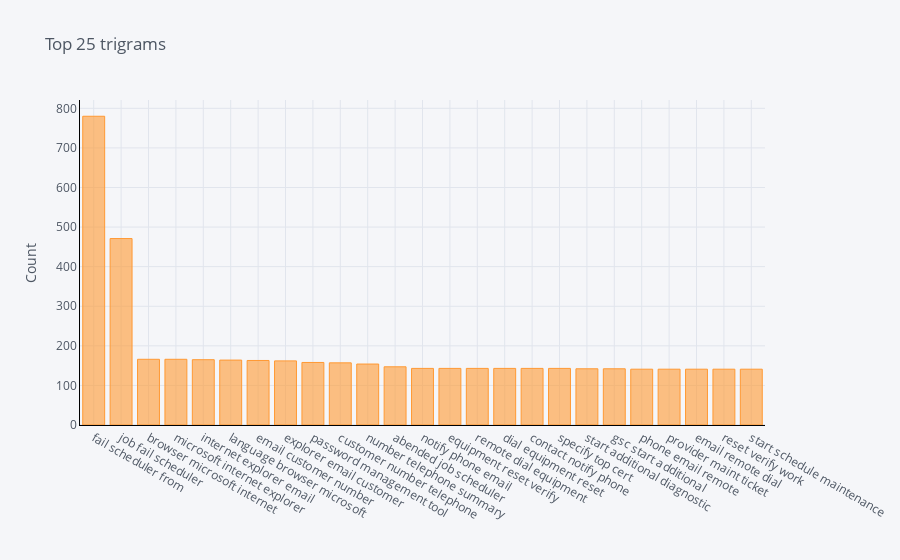

The cell this chart's notebook holds for it:
### Code cell
def get_top_n_trigram(corpus, n=None):
    vec = CountVectorizer(ngram_range=(3, 3)).fit(corpus)
    bag_of_words = vec.transform(corpus)
    sum_words = bag_of_words.sum(axis=0) 
    words_freq = [(word, sum_words[0, idx]) for word, idx in vec.vocabulary_.items()]
    words_freq =sorted(words_freq, key = lambda x: x[1], reverse=True)
    return words_freq[:n]
common_words = get_top_n_trigram(new_df['Clean Description'], 25)
for word, freq in common_words:
    print(word, freq)
df3 = pd.DataFrame(common_words, columns = ['Clean Description' , 'count'])
df3.groupby('Clean Description').sum()['count'].sort_values(ascending=False).iplot(
    kind='bar', yTitle='Count', linecolor='black', title='Top 25 trigrams')

### Figure 1 — Plotly figure (JSON) as saved in the notebook; plotly's stock layout.template omitted (floating-point values rounded to 4 significant figures)
{"data": [{"marker": {"color": "rgba(255, 153, 51, 0.6)", "line": {"color": "rgba(255, 153, 51, 1.0)", "width": 1}}, "name": "count", "orientation": "v", "text": "", "type": "bar", "x": ["fail scheduler from", "job fail scheduler", "browser microsoft internet", "microsoft internet explorer", "internet explorer email", "language browser microsoft", "email customer number", "explorer email customer", "password management tool", "customer number telephone", "number telephone summary", "abended job scheduler", "notify phone email", "equipment reset verify", "remote dial equipment", "dial equipment reset", "contact notify phone", "specify top cert", "start additional diagnostic", "gsc start additional", "phone email remote", "provider maint ticket", "email remote dial", "reset verify work", "start schedule maintenance"], "y": [780, 471, 166, 166, 165, 164, 163, 162, 158, 157, 154, 147, 143, 143, 143, 143, 143, 143, 142, 142, 141, 141, 141, 141, 141]}], "layout": {"legend": {"bgcolor": "#F5F6F9", "font": {"color": "#4D5663"}}, "paper_bgcolor": "#F5F6F9", "plot_bgcolor": "#F5F6F9", "title": {"font": {"color": "#4D5663"}, "text": "Top 25 trigrams"}, "xaxis": {"gridcolor": "#E1E5ED", "linecolor": "black", "showgrid": true, "tickfont": {"color": "#4D5663"}, "title": {"font": {"color": "#4D5663"}, "text": ""}, "zerolinecolor": "#E1E5ED"}, "yaxis": {"gridcolor": "#E1E5ED", "linecolor": "black", "showgrid": true, "tickfont": {"color": "#4D5663"}, "title": {"font": {"color": "#4D5663"}, "text": "Count"}, "zerolinecolor": "#E1E5ED"}}}
